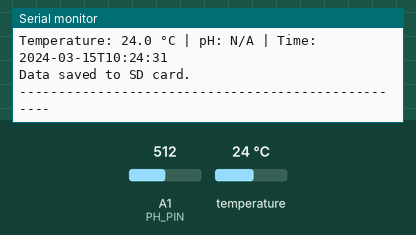
Simulated run of this sketch. Board: Arduino Uno, built with avr-gcc and run on an emulated ATmega328P. Shown: the last lines printed to the serial monitor. The inputs (shaded band) are chosen by the test bench; at power-on: temperature 24 °C, A1 (PH_PIN) = 512. The local clock reads 2024-03-15 10:24:30 at power-on unless the sketch sets it; storage starts empty.

Above: at 3.0 s.
3.1 s: temperature set to 12 °C
At 4.3 s:
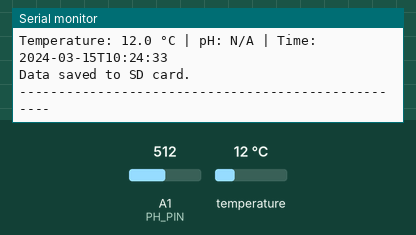
5.7 s: temperature set to 19 °C
At 7.0 s:
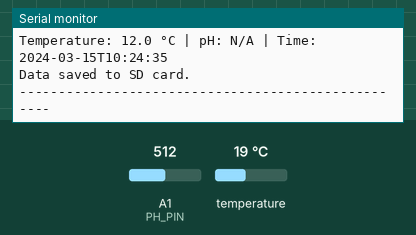
Timing chart, 0 to 8.7 s (numbered marks = the images above; inputs shaded):
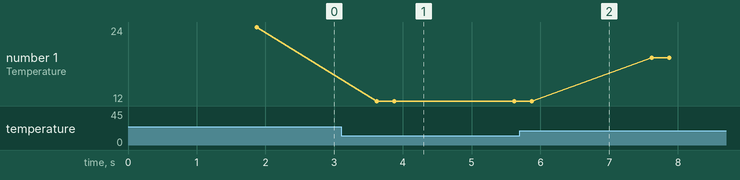

The sketch:

M3_PH__TEMP_RTC_SD.ino
```cpp
#include "DFRobot_PH.h"
#include <EEPROM.h>
#include <DS18B20.h>
#include <Wire.h>
#include <SD.h>
#include <RTClib.h>

#define PH_PIN A1           // Analog pin for pH sensor
#define DS18B20_PIN 3       // Digital pin for DS18B20 temperature sensor
#define CHIP_SELECT 53      // SD card CS pin

File dataFile;
DFRobot_PH ph;
DS18B20 ds(DS18B20_PIN);
RTC_DS3231 rtc;

float voltage = 0.0, phValue = -1.0, temperature = 25.0;  // Initial values

// Flags to indicate whether sensors and modules are available
bool sdAvailable = false;
bool phSensorAvailable = false;
bool rtcAvailable = false;
bool tempSensorAvailable = false;
bool headerWritten = false;  // To ensure we only write CSV header once

unsigned long lastLoopTime = 0;

// Check if pH sensor is connected by reading analog value twice
void checkPHSensor() {
  int rawPH1 = analogRead(PH_PIN);
  delay(100);
  int rawPH2 = analogRead(PH_PIN);
  phSensorAvailable = (abs(rawPH1 - rawPH2) >= 3 && rawPH1 >= 50 && rawPH1 <= 1000);
  Serial.println(phSensorAvailable ? "pH sensor connected." : "pH sensor not detected.");
}

// Check if temperature sensor is available and return valid readings
void checkTemperatureSensor() {
  if (ds.selectNext()) {
    float temp = ds.getTempC();
    tempSensorAvailable = (temp != -127.0 && temp != 85.0);
    if (tempSensorAvailable) temperature = temp;  // Save valid temperature
  }
  Serial.println(tempSensorAvailable ? "DS18B20 sensor connected." : "DS18B20 sensor not detected.");
}

// Check SD card connection
void checkSDCard() {
  sdAvailable = SD.begin(CHIP_SELECT);
  Serial.println(sdAvailable ? "SD card connected." : "Failed to connect to SD card.");
}

// Initialize RTC, but do not set time if power is lost
void checkRTC() {
  rtcAvailable = rtc.begin();
  if (rtcAvailable) {
    if (rtc.lostPower()) {
      Serial.println("RTC lost power. Time not set (external program required).");
    }
    Serial.println("RTC connected.");
  } else {
    Serial.println("Failed to connect to RTC.");
  }
}

void setup() {
  Serial.begin(115200);
  delay(1000); // Give time for serial and sensors to initialize

  ph.begin();  // Initialize pH library

  Serial.println("Initializing sensors...");
  checkPHSensor();         // Check pH sensor presence
  checkTemperatureSensor();// Check temperature sensor presence
  checkSDCard();           // Try to initialize SD card
  checkRTC();              // Check if RTC is working
}

void loop() {
  // Run the loop once every 1000ms
  if (millis() - lastLoopTime >= 1000) {
    lastLoopTime = millis();

    // Update temperature from DS18B20 if available
    if (tempSensorAvailable && ds.selectNext()) {
      float temp = ds.getTempC();
      if (temp != -127.0 && temp != 85.0) temperature = temp;
    }

    // Read voltage from pH sensor and calculate pH
    if (phSensorAvailable) {
      voltage = analogRead(PH_PIN) * 5.0 / 1024.0;  // Convert to voltage
      phValue = ph.readPH(voltage, temperature);    // Calculate pH using library
    } else {
      phValue = -1.0;  // Invalid pH
    }

    // --- Serial Monitor Output ---
    Serial.print("Temperature: ");
    Serial.print(temperature, 1);
    Serial.print(" °C | pH: ");
    Serial.print((phValue >= 0.0) ? String(phValue, 2) : "N/A");
    Serial.print(" | Time: ");
    Serial.println(rtcAvailable ? rtc.now().timestamp(DateTime::TIMESTAMP_FULL) : "N/A");

    // --- Save to SD Card ---
    if (sdAvailable) {
      dataFile = SD.open("M3.CSV", FILE_WRITE);
      if (dataFile) {
        if (!headerWritten && dataFile.size() == 0) {
          dataFile.println("Timestamp,Temperature,pH");  // Write CSV header once
          headerWritten = true;
        }

        if (rtcAvailable) {
          dataFile.print(rtc.now().timestamp(DateTime::TIMESTAMP_FULL));  // Timestamp from RTC
        } else {
          dataFile.print("No RTC");
        }

        dataFile.print(",");
        dataFile.print(temperature, 1);
        dataFile.print(",");
        dataFile.println((phValue >= 0.0) ? String(phValue, 2) : "N/A");

        dataFile.close();  // Always close file after writing
        Serial.println("Data saved to SD card.");
      } else {
        Serial.println("Failed to open SD file for writing.");
      }
    }

    Serial.println("---------------------------------------------------");

    // Run pH calibration routine (passive unless calibration command is sent)
    if (phSensorAvailable) {
      ph.calibration(voltage, temperature);
    }
  }
}
```

Measured:
- after the input at 3.1 s, the serial monitor: prints a new line after 0.52 s (image 1)
- plotted number 1: 24 → 12 after the input at 3.1 s, 12 → 19 after the input at 5.7 s
